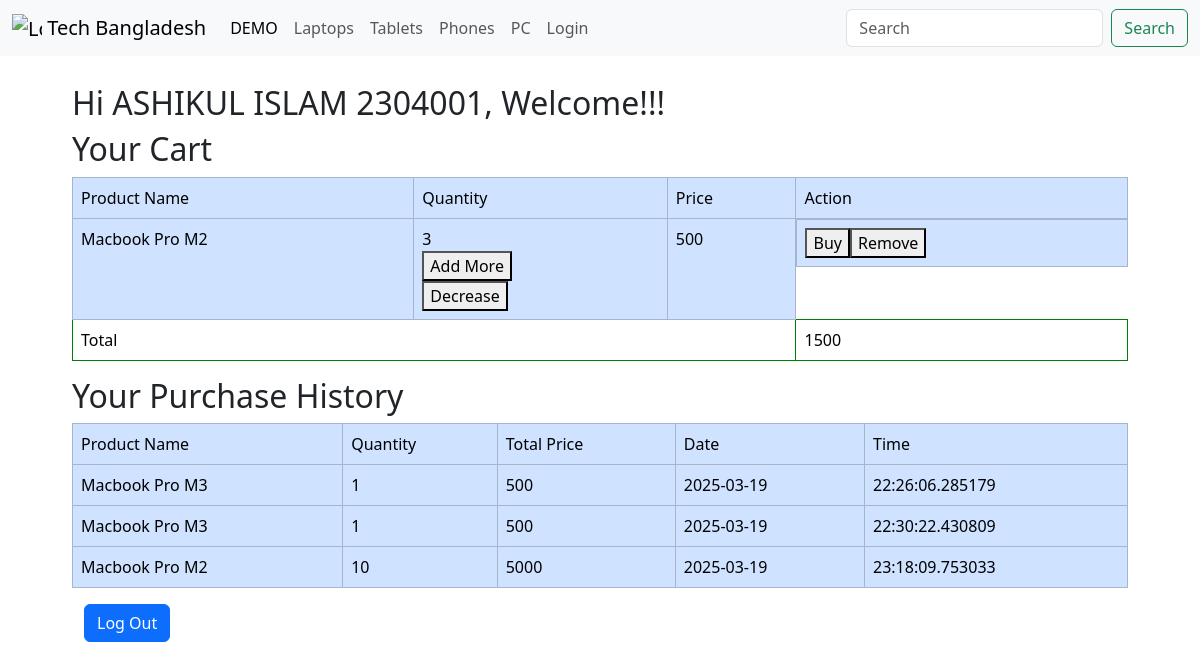
/profile (signed in), run on an earlier commit of the app's database.
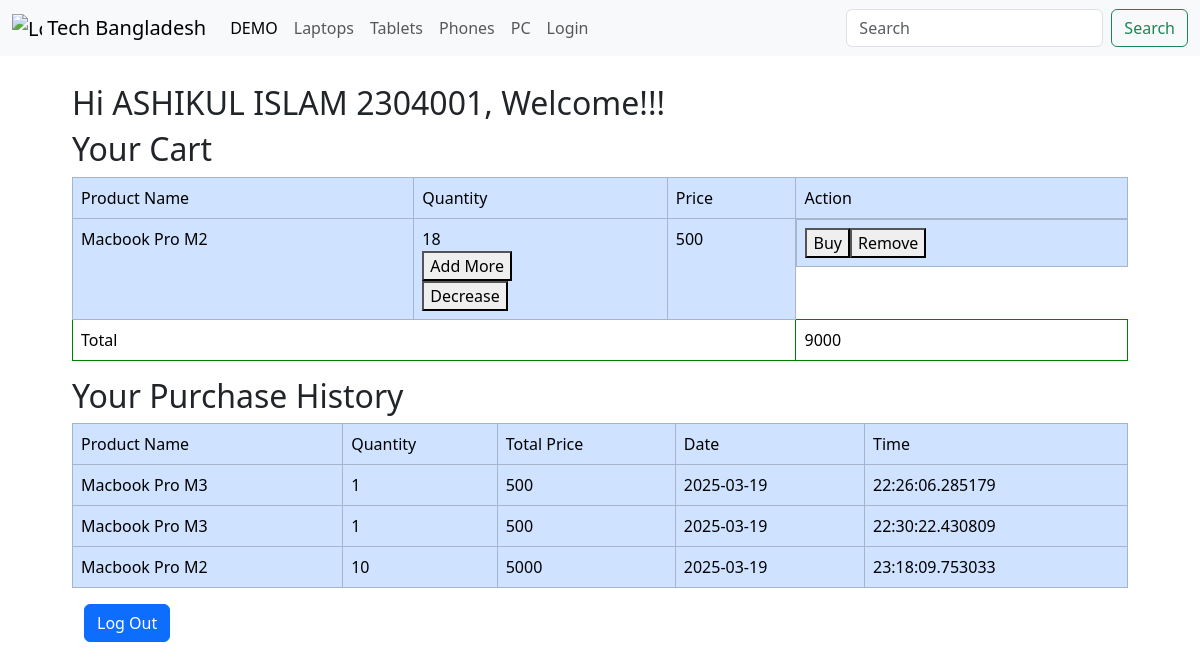
And on a later commit of the database.
### app/models.py (models this page shows)
class Cart(db.Model):
    id = db.Column(db.Integer, primary_key =True)
    user_id = db.Column(db.Integer,db.ForeignKey("user.id"),nullable =False)
    product_id = db.Column(db.Integer, db.ForeignKey("product.id"),nullable = False)
    quantity = db.Column(db.Integer,default = 1)
    product = db.relationship("Product",backref = "cart_items")
    user = db.relationship("User", back_populates = "cart_items")

class Product(db.Model):
    id = db.Column(db.Integer,primary_key = True)
    name = db.Column(db.String(200),nullable = False)
    description = db.Column(db.String(200),nullable = False)
    price = db.Column(db.Integer,nullable = False)
    stock = db.Column(db.Integer,nullable = False)
    category = db.Column(db.String(100),nullable = False)
    image = db.Column(db.String(100),nullable = False)
    time = db.Column(db.DateTime,default= datetime.now)

### app/profile.py (the view)
@profiles.route('/profile')
@login_required
def profile():
    username = current_user.username
    email = current_user.email
    picture_url = current_user.profile_pic
    cart_items = Cart.query.filter(Cart.user_id == current_user.id).all()
    total = 0
    for i in cart_items:
        total = total + (i.product.price)*i.quantity
    purchases = Purchase.query.filter(Purchase.user_id == current_user.id).all()
    return render_template('profile.html',username = username,email= email,picture_url = picture_url,cart_items = cart_items,total = total,purchases=purchases)

### app/__init__.py (called while the page is built)
@login_manager.user_loader
def load_user(user_id):
    from app.models import User
    return User.query.get(int(user_id))

### app/templates/profile.html (shortened to what this page needs)
{% extends 'layout.html' %}
{% block body %}
    <div class="container">
        <div class="row">
            <h2>
                Hi {{ current_user.name }}, Welcome!!!
            </h2>
        </div>
    </div>
    <div class="container">
    <h2 class="">
        Your Cart
    </h2>
    {% if not cart_items %}
    <p class="lead">You have nothing in your cart</p>
    {% else %}
    <table class="table">
        <tr class="table-primary">
            <td class="table-primary ">
                Product Name
            </td>
            <td class="table-primary">
                Quantity
            </td>
            <td class="table-primary">
                Price
            </td>
            <td class="table-primary">
                Action
            </td>
        </tr>
        {% for item in cart_items %}
            <tr class="table-primary">
                <td class="table-primary ">
                    {{ item.product.name }}
                </td>
                <td class="table-primary">
                    {{ item.quantity }}
                    <form method="post" action="addquantity">
                        <button type="submit">Add More</button>
                    </form>
                    {% if item.quantity > 1 %}
                    <form method="post" action="decreasequantity">
                        <button type="submit">Decrease</button>
                    </form>
                    {% else %}
                        <button  >Decrease</button>
                    {% endif %}
                </td>
                <td class="table-primary">
                    {{ item.product.price }}
                </td>
                <td class="table-primary" style="display: flex;">
                    <form method="post" action="/checkout">
                        <button  type="submit">Buy</button>
                    </form>
                    <form method="post" action="/removefromcart">
                        <button  type="submit">Remove</button>
                    </form>
                </td>
            </tr>
    {% endfor %}
    <tr>
        <td colspan="3">Total</td>
        <td>{{ total }}</td>
    </tr>
    </table>
    {% endif  %}
</div>
<div class="container">
    <h2>
        Your Purchase History
    </h2>
    {% if not purchases %}
    <p>You have no purchase history.</p>
    {% else %}
    <table class="table">
        <tr class="table-primary">
            <td class="table-primary ">
                Product Name
            </td>
            <td class="table-primary">
                Quantity
            </td>
            <td class="table-primary">
                Total Price
            </td>
            <td class="table-primary">
                Date
            </td>
            <td class="table-primary">
                Time
            </td>
        </tr>
        {% for item in purchases %}
            <tr class="table-primary">
                <td class="table-primary ">
                    {{ item.product.name }}
                </td>
                <td class="table-primary">
                    {{ item.quantity }}
                </td>
                <td class="table-primary">
                    {{ item.quantity * item.product.price}}
                </td>
                <td class="table-primary">
                    {{ item.time.date() }}
                </td>
                <td class="table-primary">
                    {{ item.time.time() }}
                </td>
            </tr>
    {% endfor %}
    {% endif  %}
</div>
<div>
<div class="container">
    <button type="button" class="btn btn-primary" data-bs-toggle="modal" data-bs-target="#exampleModal">
        Log Out
    </button>
</div>
{% endblock %}

What changed in the data, as far as the page shows it:
changed Cart "Macbook Pro M2": quantity "3" → "18"
Also different on the page:
{{ total }}: "1500" → "9000"
